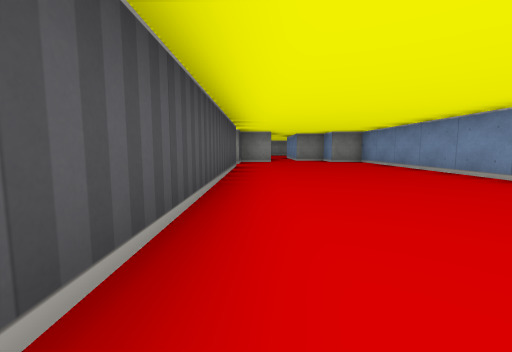
View 1 (above)

24 first-person views from a walk through a cub3D maze. The camera is about half as high as the walls, tilts 6° down and sees 90° across. The floor is counted in squares. Each view is taken from the middle of a square. On the plan, view 1 faces up. The plan holds only what a view shows up to about 9 squares ahead; the rest is blank.

View 2
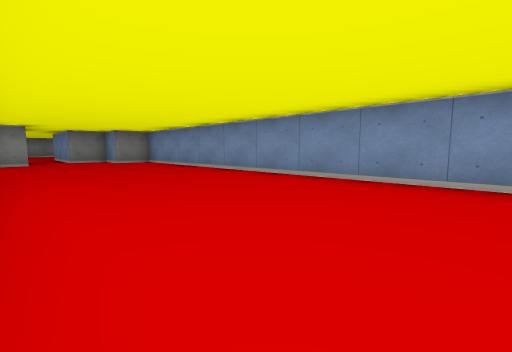

View 3
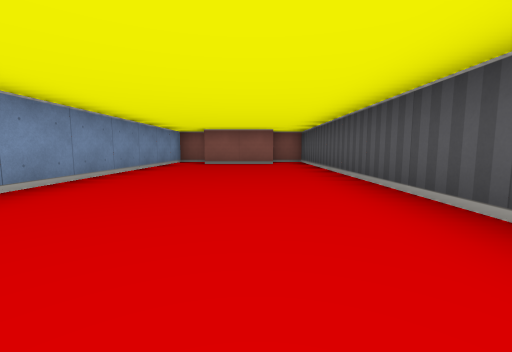

View 4
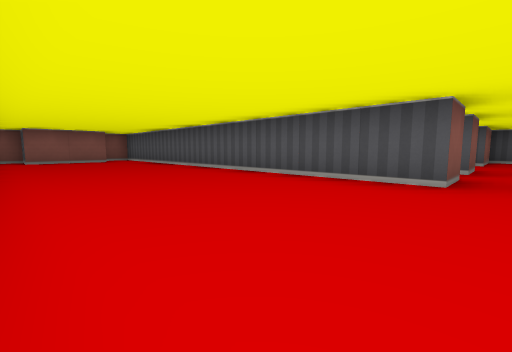

View 5
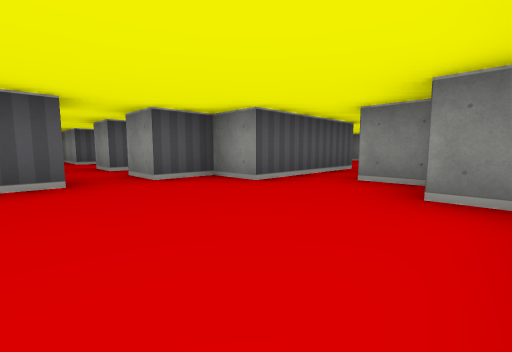

View 6
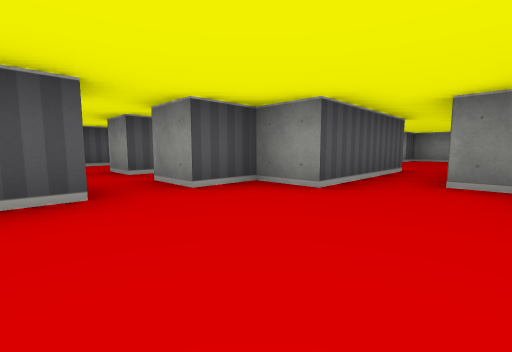

View 7
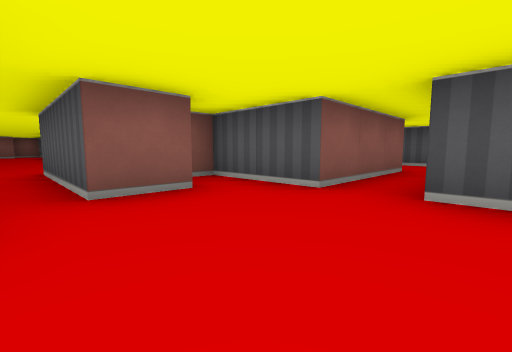

View 8
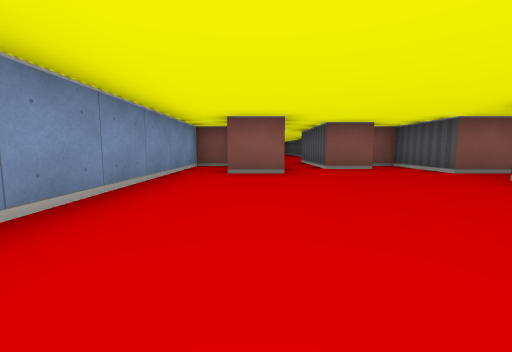

View 9
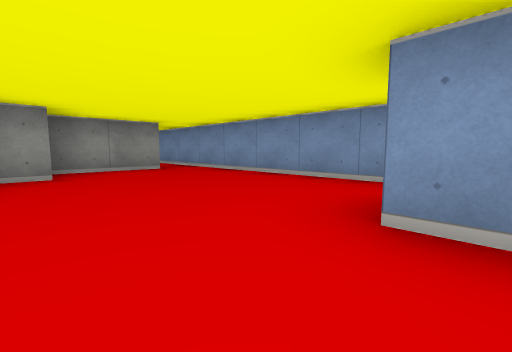

View 10
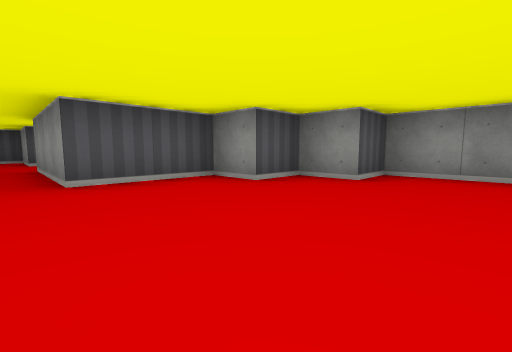

View 11
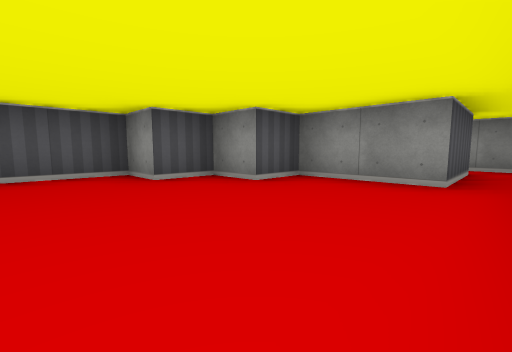

View 12
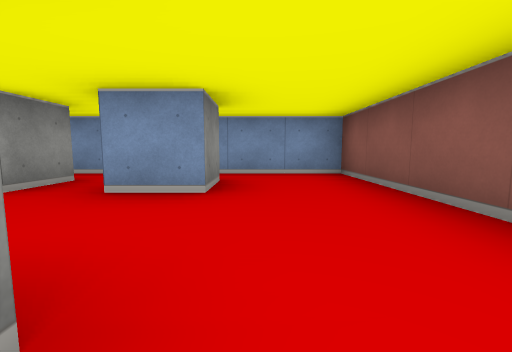

View 13
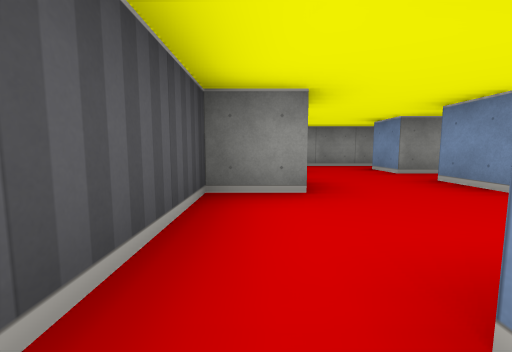

View 14
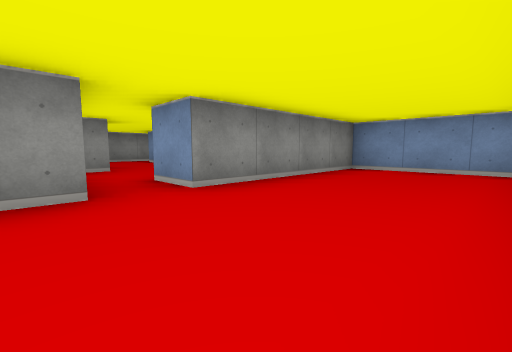

View 15
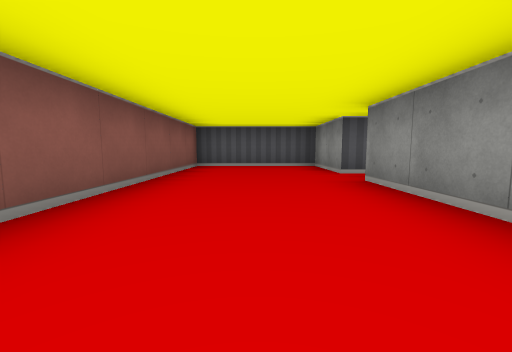

View 16
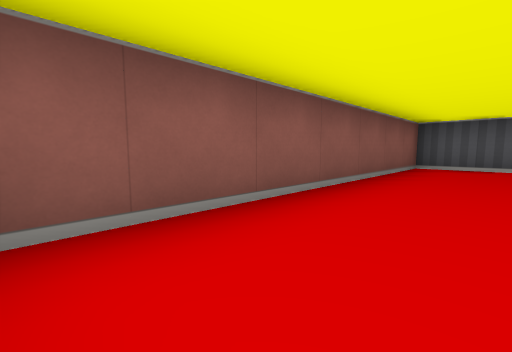

View 17
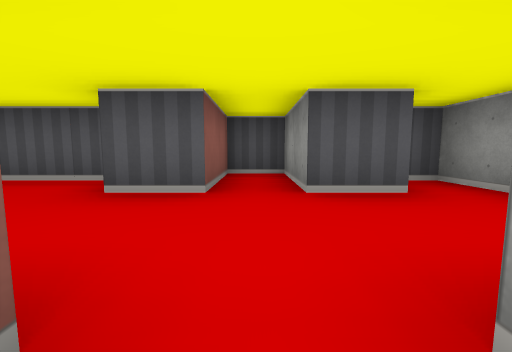

View 18
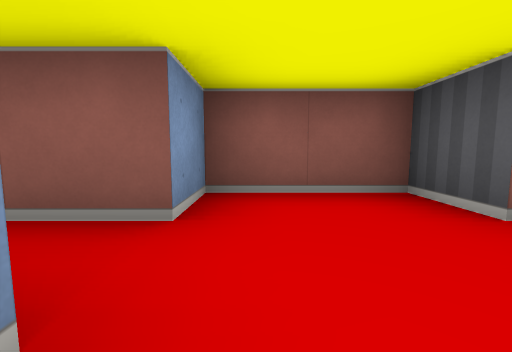

View 19
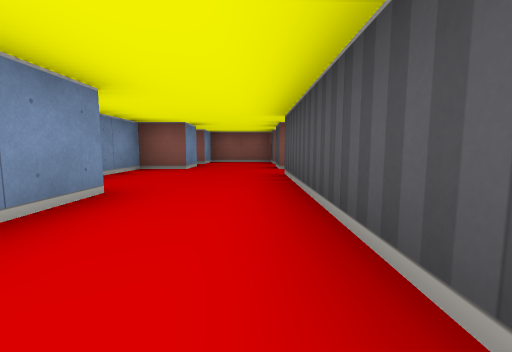

View 20
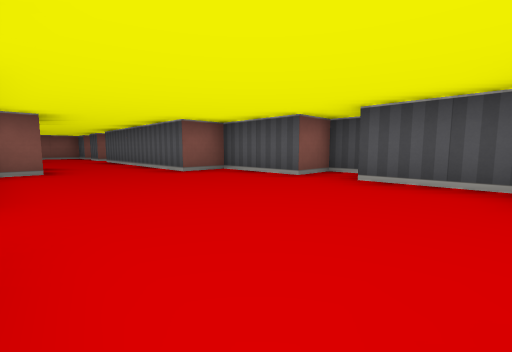

View 21
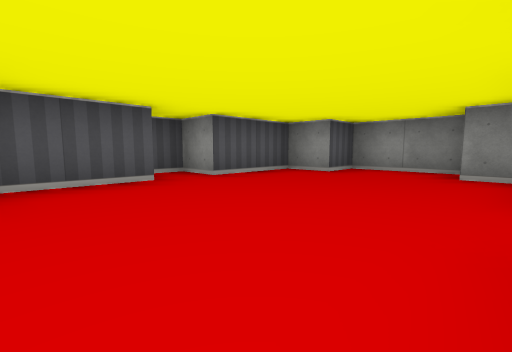

View 22
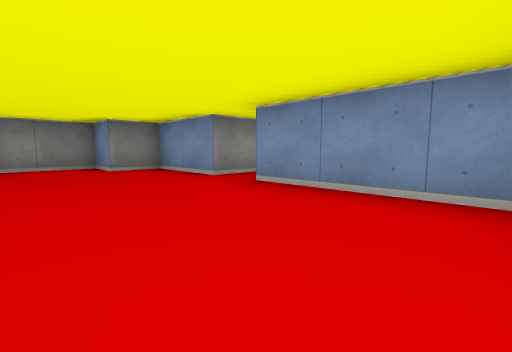

View 23
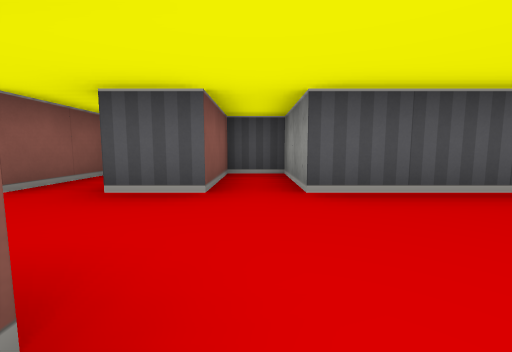

View 24
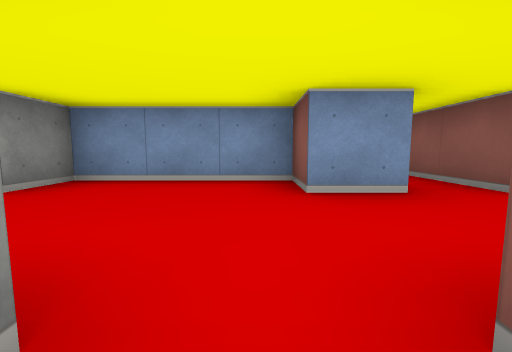

### Floor plan
Points are (right, up) in squares from view 1. A wall is a line through its corners. A room is listed if a view was taken in it or the views show most of it. See-through windows are left out.
Room 1 (views 1, 2, 3, 4, 5, 6)
walls: (-1.5, 6.5) (-0.5, 6.5) (-0.5, -3.5) (0.5, -3.5); (0.4, -2.5) (2.5, -2.5) (2.5, -3.5) (3.5, -3.5) (3.5, 8.5) (2.5, 8.5) (2.5, 9.5) (1.5, 9.5); (0.5, 9.5) (0.5, 8.5) (-0.5, 8.5) (-0.5, 7.5) (-1.5, 7.5)
ways out: opening at (1, 10) to room 2; opening at (-1, 7) to room 3
Room 2 (views 7, 8, 9, 10, 11)
walls: (-0.6, 11.5) (0.5, 11.5) (0.5, 9.5); (2.6, 10.5) (3.5, 10.5) (3.5, 19.8); (1.5, 9.5) (1.5, 12.5) (2.5, 12.5); (-4.5, 12.5) (-1.5, 12.5) (-1.5, 10.5) (-0.9, 10.5); (2.5, 19.5) (2.5, 17.5) (0.5, 17.5) (0.5, 16.5) (-0.5, 16.5) (-0.5, 15.5) (-1.5, 15.5) (-1.5, 13.5) (-4.5, 13.5)
ways out: opening at (1, 10) to room 1; opening at (-4, 13) to room 5; opening at (3, 18.5)
Room 3 (views 12, 17)
walls: (-2.5, 5.5) (-3.5, 5.5) (-3.5, 6.5) (-2.5, 6.5); (-2.5, 8) (-2.5, 7.5) (-3.5, 7.5) (-3.5, 8.5); (-4.6, 3.5) (-1.5, 3.5) (-1.5, 5.8); (-1.5, 7.5) (-1.5, 8.2); (-5.5, 8.6) (-5.5, 7.5) (-7.5, 7.5) (-7.5, 6.5) (-5.5, 6.5) (-5.5, 5.5) (-6.5, 5.5) (-6.5, 3.5); (-3, 9.5) (-6.5, 9.5) (-6.5, 9)
ways out: opening at (-1, 7) to room 1; opening at (-6, 3) to room 4
Room 4 (views 13, 14, 15, 16)
walls: (-6.5, 3.5) (-6.5, 2.5) (-8.5, 2.5) (-8.5, -0.5) (-1.9, -0.5); (-1.5, -0.1) (-1.5, 2.5) (-5.5, 2.5) (-5.5, 3.5)
ways out: opening at (-6, 3) to room 3
Room 5 (view 18)
walls: (-6.5, 14.5) (-6.5, 13.5) (-8.5, 13.5) (-8.5, 13); (-4.5, 13.5) (-4.5, 14.5); (-8.2, 12.5) (-6.5, 12.5) (-6.5, 11.5) (-4.5, 11.5) (-4.5, 12.5)
ways out: opening at (-4, 13) to room 2; opening at (-5.5, 14) to room 6
Room 6 (views 19, 20, 21, 22, 23, 24)
walls: (-4.6, 19.5) (-3.9, 19.5); (-3.5, 19.9) (-3.5, 22.5); (-3.5, 23.5) (-3.5, 25.5) (-4.5, 25.5) (-4.5, 26.5) (-6.5, 26.5) (-6.5, 25.5) (-7.5, 25.5) (-7.5, 23.5) (-8.5, 23.5) (-8.5, 22.5) (-7.5, 22.5) (-7.5, 20.5) (-6.5, 20.5) (-6.5, 15.5) (-8.5, 15.5) (-8.5, 14.5) (-6.5, 14.5); (-4.5, 14.5) (-3.5, 14.5) (-3.5, 17.5) (-4.5, 17.5) (-4.5, 18.6)
ways out: opening at (-5.5, 14) to room 5; opening at (-2.5, 23)

Where each view was taken, in squares from view 1:
view 1: 0 up, 0 right, facing up
view 2: 0 up, 0 right, facing up-right
view 3: 5 up, 1 right, facing down
view 4: 7 up, 3 right, facing down-left
view 5: 6 up, 3 right, facing up-left
view 6: 6 up, 2 right, facing up-left
view 7: 14 up, 1 right, facing down-left
view 8: 17 up, 2 right, facing down
view 9: 12 up, 0 right, facing up-right
view 10: 13 up, 2 right, facing up-left
view 11: 14 up, 3 right, facing up-left
view 12: 5 up, 6 left, facing right
view 13: 3 up, 6 left, facing up
view 14: 0 up, 7 left, facing up-right
view 15: 1 up, 2 left, facing left
view 16: 1 up, 2 left, facing down-left
view 17: 7 up, 3 left, facing left
view 18: 14 up, 5 left, facing down
view 19: 20 up, 6 left, facing down
view 20: 25 up, 4 left, facing down-left
view 21: 21 up, 4 left, facing up-left
view 22: 20 up, 6 left, facing up-right
view 23: 15 up, 4 left, facing left
view 24: 15 up, 7 left, facing right
